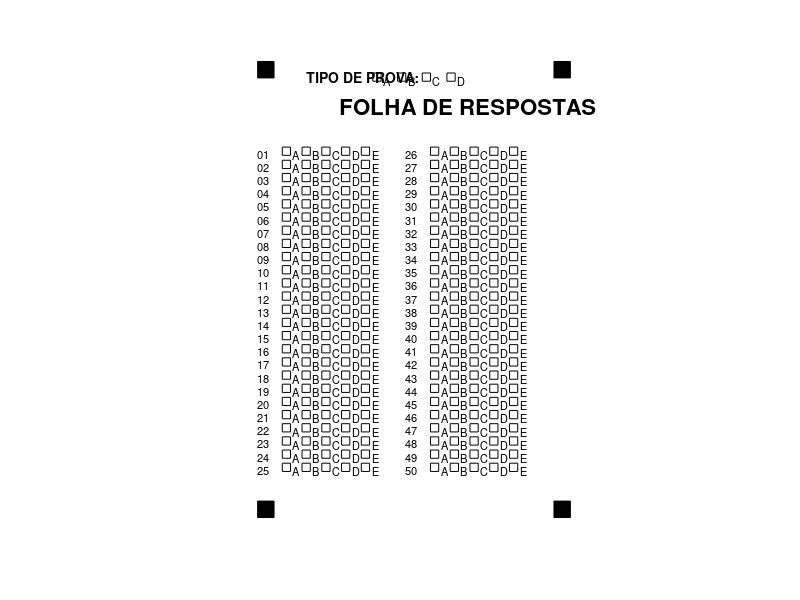

Write the MATLAB code that produced this figure.
function gerarFR()

close all;
clc;

% config folha A4
largura = 210;
altura  = 297;
figure( ...
    'Color','white',...
    'Units','centimeters',...
    'Position',[1 1 21 29.7]);

axis([0 largura 0 altura]);
axis equal;
axis off;
hold on;

% marcadores fiduciais
fidSize = 10;
fiduciais = [
    10, altura-20;
    largura-20, altura-20;
    10, 10;
    largura-20, 10
];

for k = 1:4

    rectangle( ...
        'Position',...
        [fiduciais(k,1),fiduciais(k,2),fidSize,fidSize],...
        'FaceColor','black');

end

tipoLabels = ['A','B','C','D'];
bolha = 5;
tipoROI = struct();

xBaseTipo = 80;
yTipo = 275;

for alt = 1:4
    x = xBaseTipo + (alt-1)*15;
    rectangle( ...
        'Position',[x,yTipo,bolha,bolha],...
        'EdgeColor','black',...
        'FaceColor','white');

    text(x+6.5,...
         yTipo+0.5,...
         tipoLabels(alt),...
         'FontSize',8,...
         'Color','black');

    tipoROI(alt).x = x;
    tipoROI(alt).y = yTipo;
    tipoROI(alt).w = bolha;
    tipoROI(alt).h = bolha;
end

text(40, yTipo+3, 'TIPO DE PROVA:', 'FontSize',10, 'FontWeight','bold','Color','black');

text(60,260,...
    'FOLHA DE RESPOSTAS',...
    'FontSize',16,...
    'FontWeight','bold',...
    'Color','black');

alternativas = ['A','B','C','D','E'];
ROI = struct();
q = 1;

for coluna = 1:2
    if coluna == 1
        xBase = 25;
        qIni = 1;
        qFim = 25;
    else
        xBase = 115;
        qIni = 26;
        qFim = 50;
    end

    for questao = qIni:qFim
        linha = questao - qIni;
        y = 230 - linha*8;

        text(xBase-15,...
             y+1,...
             sprintf('%02d',questao),...
             'FontSize',8,...
             'Color','black');

        for alt = 1:5
            x = xBase + (alt-1)*12;
            rectangle( ...
                'Position',[x,y,bolha,bolha],...
                'EdgeColor','black',...
                'FaceColor','white');

            text(x+6.5,...
                 y+0.5,...
                 alternativas(alt),...
                 'FontSize',8,...
                 'Color','black');

            ROI(questao,alt).x = x;
            ROI(questao,alt).y = y;
            ROI(questao,alt).w = bolha;
            ROI(questao,alt).h = bolha;
        end
        q = q + 1;
    end
end

% salva pdf e coordenadas
exportgraphics(gcf,...
    'FolhaResposta.pdf',...
    'ContentType','vector');

save( ...
    'layoutFR.mat',...
    'ROI',...
    'tipoROI',...
    'fiduciais');

fprintf('FolhaResposta.pdf gerada com sucesso.\n');
fprintf('layoutFR.mat salvo com sucesso.\n');
end
